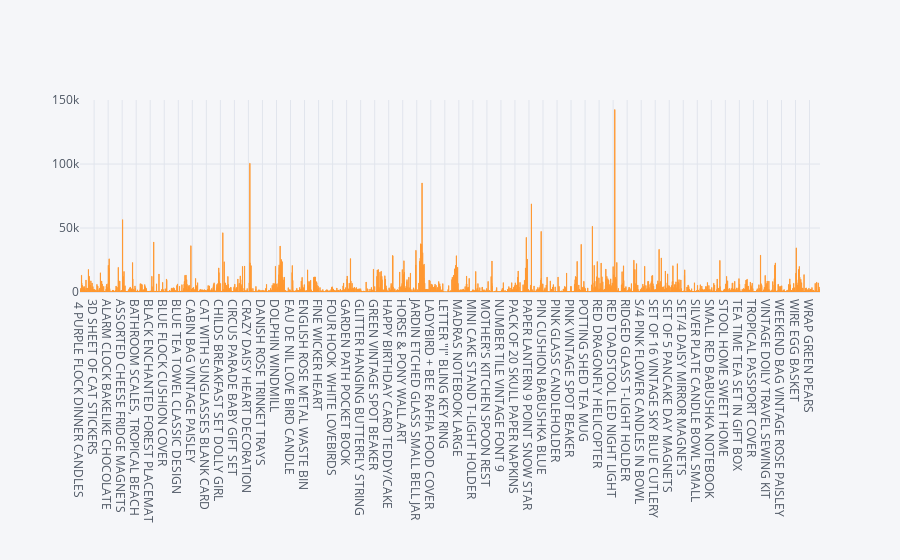

Notebook source saved alongside this figure:
### Code cell
data.iplot(kind='bar')

### Figure 1 — Plotly figure (JSON) as saved in the notebook; plotly's stock layout.template omitted (floating-point values rounded to 4 significant figures; data arrays with more than 128 entries replaced by an {"elided": "..."} marker saying what was removed)
{"data": [{"marker": {"color": "rgba(255, 153, 51, 0.6)", "line": {"color": "rgba(255, 153, 51, 1.0)", "width": 1}}, "name": "Revenue", "orientation": "v", "text": "", "type": "bar", "x": {"elided": "3640 str values"}, "y": {"elided": "3640 float values"}}], "layout": {"legend": {"bgcolor": "#F5F6F9", "font": {"color": "#4D5663"}}, "paper_bgcolor": "#F5F6F9", "plot_bgcolor": "#F5F6F9", "title": {"font": {"color": "#4D5663"}}, "xaxis": {"gridcolor": "#E1E5ED", "showgrid": true, "tickfont": {"color": "#4D5663"}, "title": {"font": {"color": "#4D5663"}, "text": ""}, "zerolinecolor": "#E1E5ED"}, "yaxis": {"gridcolor": "#E1E5ED", "showgrid": true, "tickfont": {"color": "#4D5663"}, "title": {"font": {"color": "#4D5663"}, "text": ""}, "zerolinecolor": "#E1E5ED"}}}
